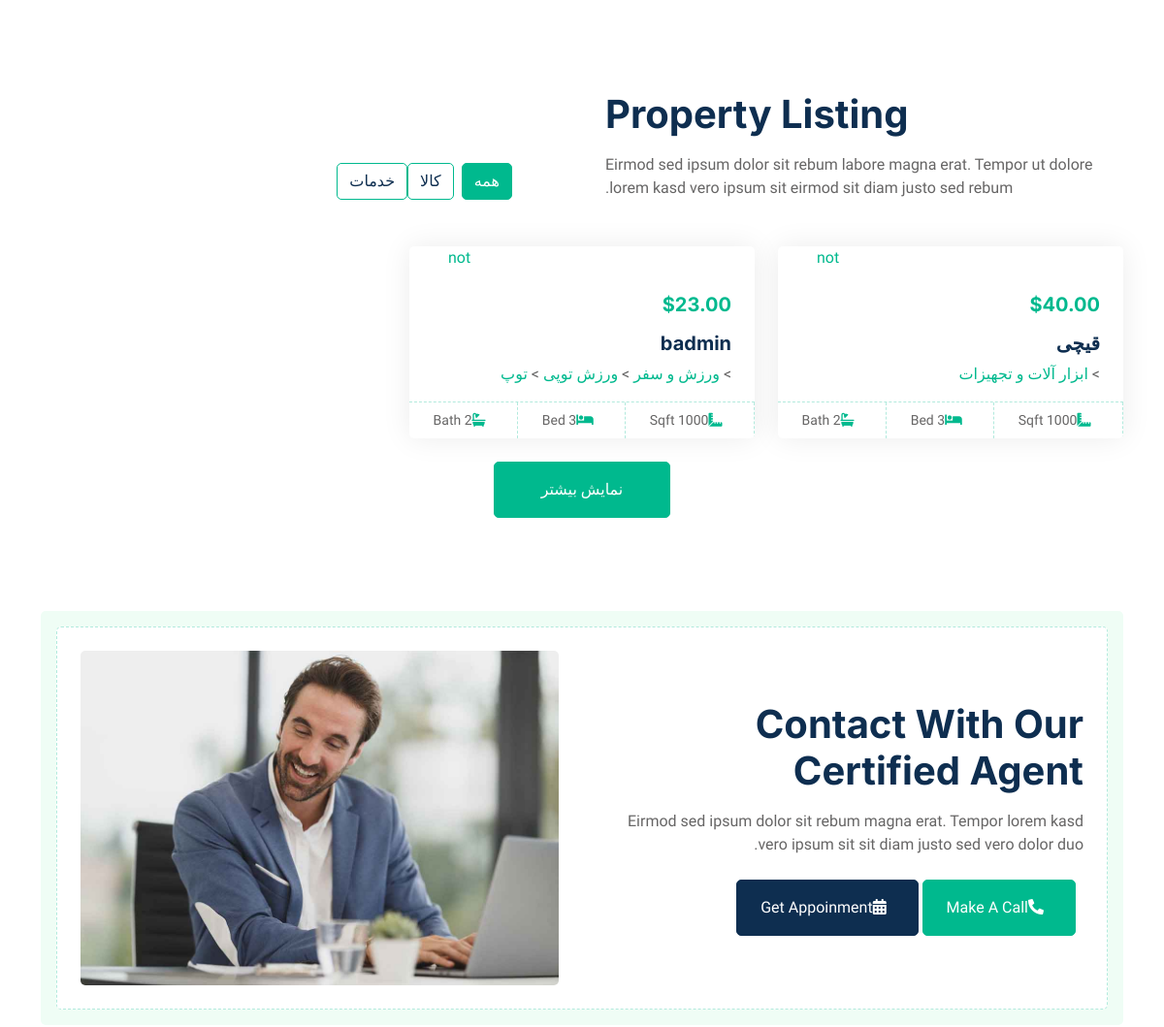
/blog/ (middle part), run on an earlier commit of the app's database.
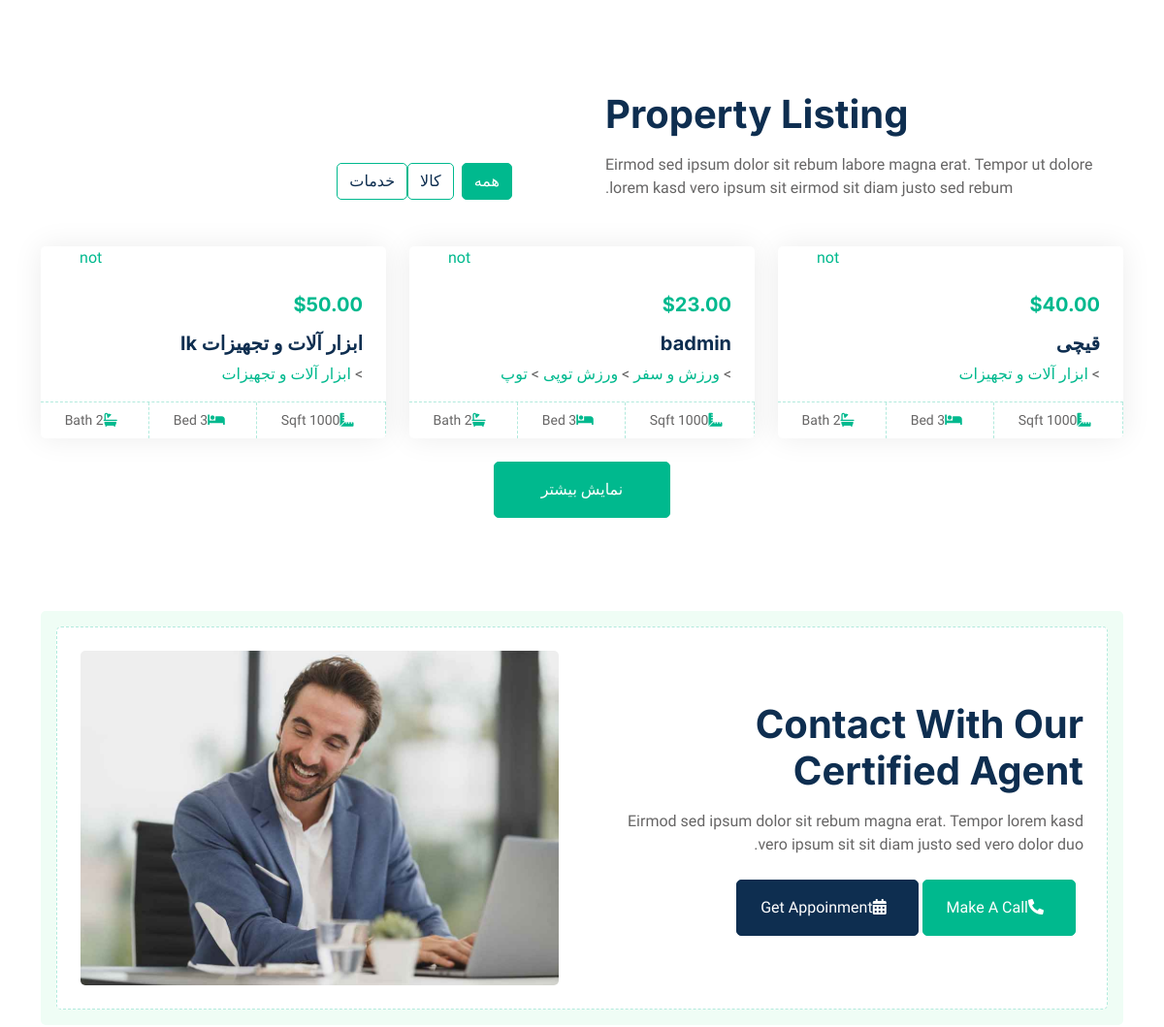
And on a later commit of the database.
### blog/models.py (models this page shows, shortened)
class Post(models.Model):
    TYPE_CHOICES=(('product','کالا'),('service','خدمات'))
    type=models.CharField(choices=TYPE_CHOICES,default='product',max_length=30)
    product=models.ForeignKey(Product,related_name='blog_productpost',on_delete=models.CASCADE,blank=True,null=True)
    service=models.ForeignKey(Services,related_name='blog_servicepost',on_delete=models.CASCADE,blank=True,null=True)
    created=models.DateTimeField(auto_now_add=timezone.now,null=True)
    updated=models.DateTimeField(auto_now=timezone.now,)
    slug=models.CharField(null=True,blank=True,max_length=500)
    category=models.CharField(null=True,blank=True,max_length=500)
    tags=TaggableManager()
    class Meta:
      verbose_name = 'آگهی'
      verbose_name_plural = 'آگهی ها'

### products/models.py (models this page shows, shortened)
class Product(models.Model):
    COLOR_CHOICES=(('white','سفید'),('yellow','زرد'),('orange','نارنجی'),('red','قرمز'),
                   ('pink','صورتی'),('purple','بنفش'),('blue','آبی'),('green','سبز'),('brown','قهوه ای'),
                   ('black','مشکی'),('gray','طوسی'),('golden','طلایی'),('silver','نقره ای'),)
    USERSTATUS_CHOICES=(('demander','تقاضا کننده'),('supplier','رضه کننده'))
    userstatus=models.CharField(choices=USERSTATUS_CHOICES,default='demander',max_length=50)
    user=models.ForeignKey(User,on_delete=models.CASCADE,related_name='blog_products',null=True,verbose_name='نام کاربری')
    category=models.ManyToManyField('ProductsCategory',blank=True,verbose_name='دسته بندی کالا')
    title=models.CharField(null=True,max_length=30,verbose_name='نام کالا')
    thumbnail=models.ImageField(upload_to='image',null=True,blank=True,verbose_name='تصویر')
    slug=models.SlugField(null=True,allow_unicode=True)
    consumed=models.CharField(null=True,max_length=8000,verbose_name='مورد مصرف')
    description=models.TextField(null=True,verbose_name='معرفی کالا')
    constituents=models.CharField(null=True,max_length=8000,verbose_name='اهم اجزای تشکیل دهنده')
    analytical_material=models.CharField(null=True,max_length=8000,verbose_name='مواد آنالیز')
    color=models.CharField(choices=COLOR_CHOICES,null=True,max_length=50,verbose_name='رنگ',blank=True)
    count=models.IntegerField(null=True,verbose_name='تعداد',blank=True)
    capacity=models.CharField(null=True,verbose_name='ظرفیت',blank=True,max_length=50,)
    created=models.DateTimeField(auto_now_add=timezone.now,null=True)
    updated=models.DateTimeField(auto_now=timezone.now,)
    price=models.DecimalField(max_digits=6, decimal_places=2,verbose_name='قیمت',null=True)
    manufacturers=models.CharField(max_length=5000,verbose_name='تولیدکنندگان',null=True)
    class Meta:
       verbose_name = 'کالا'
       verbose_name_plural = 'کالا ها'
    def get_category(self):
        return ', '.join([cat.title for cat in self.category.all()])

class ProductsCategory(models.Model):
    parent=models.ForeignKey('self',null=True,blank=True,related_name="child",on_delete=models.SET_NULL)
    title=models.CharField(null=True,max_length=30)
    slug=models.SlugField(null=True)
    is_visible=models.BooleanField(default=True)
    position=models.IntegerField(null=True)
    class Meta:
        ordering = ('position',)
        verbose_name = 'دسته بندی کالا'
        verbose_name_plural = 'دسته بندی های کالا '

### blog/views.py (the view)
# urls.py: path('',post_list,name='post_list'),
def post_list(request,category_slug=None,tag_slug=None):
    posts=Post.objects.all()
    template='blog/posts.html'
    if tag_slug:
        tag=get_object_or_404(Tag,slug=tag_slug)
        posts=posts.filter(tags=tag)
    elif category_slug:
        posts = posts.filter(category=category_slug)
    else:
        template='blog/index.html'
    return render(request,template,{'posts':posts})

### blog/templatetags/category_tags.py (called while the page is built)
@register.inclusion_tag('blog/category_menu.html',takes_context=True)
def category_menu(context):
    productcategories=ProductsCategory.objects.filter(parent=None)
    servicecategories=ServicesCategory.objects.filter(parent=None)
    return{'productcategories':productcategories,'servicecategories':servicecategories,'request':context['request']}

@register.inclusion_tag('blog/post_categories.html',takes_context=True)
def post_categories(context,post):
    categories=post.product.category.all() if post.type == 'product' else post.service.category.all()
    for category in categories:
        category.parents=[]
        parent=category.parent
        while parent is not None:
            category.parents.append(parent)
            parent=parent.parent
        category.parents.reverse()
    return{'categories':categories,'request':context['request']}

### templates/blog/index.html (shortened to what the changed rows need)
{% extends "blog/base.html" %}
{% load static %}
{% load category_tags %}
{% block content %}
        <div class="container-xxl py-5" dir="rtl">
            <div class="container">
                <div class="row g-0 gx-5 align-items-end">
                    <div class="col-lg-6">
                        <div class="text-start mx-auto mb-5 wow slideInLeft" data-wow-delay="0.1s">
                            <h1 class="mb-3">Property Listing</h1>
                        </div>
                    </div>
                </div>
                <div class="tab-content">
                    <div id="tab-1" class="tab-pane fade show p-0 active">
                        <div class="row g-4">
                        {% for post in posts %}
                        {% if post.product %}
                        <div class="col-lg-4 col-md-6">
                                <div class="property-item rounded overflow-hidden">
                                    <div class="position-relative overflow-hidden">
                                        <div class="bg-white rounded-top text-primary position-absolute start-0 bottom-0 mx-4 pt-1 px-3">not</div>
                                    </div>
                                    <div class="p-4 pb-0">
                                        <h5 class="text-primary mb-3">${{post.product.price}}</h5>
                                        <a class="d-block h5 mb-2" href='{% url "blog:post_detail" post.slug %}'>{{post.product.title}}</a>
                                        {% post_categories post %}
                                    </div>
                                    <div class="d-flex border-top">
                                        <small class="flex-fill text-center border-end py-2"><i class="fa fa-ruler-combined text-primary me-2"></i>1000 Sqft</small>
                                        <small class="flex-fill text-center border-end py-2"><i class="fa fa-bed text-primary me-2"></i>3 Bed</small>
                                        <small class="flex-fill text-center border-end py-2"><i class="fa fa-bath text-primary me-2"></i>2 Bath</small>
                                    </div>
                                </div>
                            </div>
                        {% endif %}
                            {% endfor %}
                        </div>
                    </div>
                </div>
            </div>
        </div>
        <div class="container-xxl py-5">
            <div class="container">
                <div class="bg-light rounded p-3">
                    <div class="bg-white rounded p-4" style="border: 1px dashed rgba(0, 185, 142, .3)">
                        <div class="row g-5 align-items-center">
                            <div class="col-lg-6 wow fadeIn" data-wow-delay="0.5s" dir="rtl">
                                <div class="mb-4">
                                    <h1 class="mb-3">Contact With Our Certified Agent</h1>
                                </div>
                            </div>
                        </div>
                    </div>
                </div>
            </div>
        </div>
{% endblock %}

### templates/blog/post_categories.html
<p>
{% for category in categories %}
        {% if category.parents %}
        {% for parent in category.parents%}
            >
            <a href='#'>{{parent.title}} </a>
        {% endfor%}
        {% endif %}
        >
        <a href='#'>{{category.title}} </a>
{% endfor %}
</p>

What changed in the data, as far as the page shows it:
added Post: product.price "50.00", product "ابزار آلات و تجهیزات lk", ProductsCategory (title "ابزار آلات و تجهیزات")
